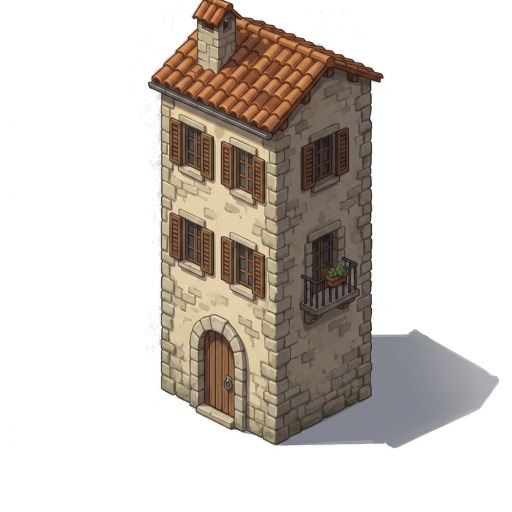
#> input picture appennino-2d-asset-factory/output/normalized/house_B.png, 1024 x 1024 px (shown at 1/2 size)
$ python build_composite.py
#> lines starting #> are read from the running program, lines starting #| are printed output that depends on the picture
"""
Native 2D Composition Builder.
Assembles a full 1920x1080 town scene entirely from the normalized 2D outputs using depth sorting
and canonical anchor coordinates (strictly without arbitrary eyeballed scaling).
"""

import json
from pathlib import Path
from PIL import Image, ImageDraw

BASE_DIR = Path(__file__).resolve().parent.parent
NORM_DIR = BASE_DIR / "output/normalized"
OUTPUT_DIR = BASE_DIR / "output"
OUTPUT_DIR.mkdir(parents=True, exist_ok=True)

SCENE_W, SCENE_H = 1920, 1080


def create_plaza_background():
    """Generates a warm cobblestone and sky gradient background for the 2D composite."""
    bg = Image.new("RGBA", (SCENE_W, SCENE_H), (240, 244, 248, 255))
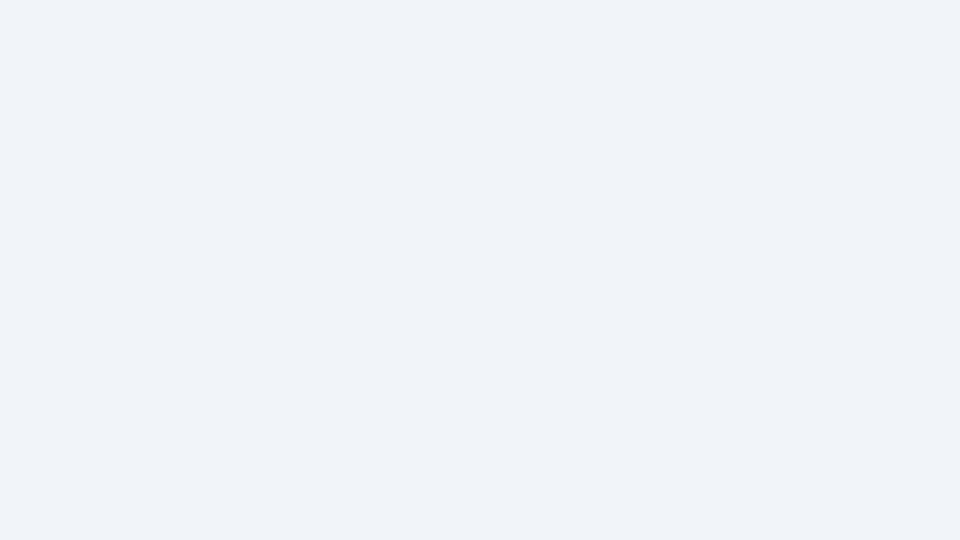
#> bg: PIL image 1920x1080 RGBA (shown at 1/2 size); mean R, G, B, A 240, 244, 248, 255
    draw = ImageDraw.Draw(bg)

    # Sky gradient at top
    for y in range(400):
        t = y / 400.0
        r = int(217 + (235 - 217) * t)
        g = int(237 + (230 - 237) * t)
        b = int(247 + (220 - 247) * t)
        draw.line([(0, y), (SCENE_W, y)], fill=(r, g, b, 255))

    # Cobblestone ground plane (Y=350 to Y=1080)
    for y in range(350, SCENE_H):
        t = (y - 350) / float(SCENE_H - 350)
        # Warm cobblestone gradient
        r = int(216 - 25 * t)
        g = int(209 - 25 * t)
        b = int(196 - 25 * t)
        draw.line([(0, y), (SCENE_W, y)], fill=(r, g, b, 255))

    # Terrace elevation dividing line (Upper terrace at Y=480, lower plaza at Y=750)
    draw.polygon([(0, 440), (820, 320), (820, 520), (0, 640)], fill=(190, 182, 168, 255))
    return bg


def build_native_composite():
    print("--> Assembling native 2D composite...")
    composite = create_plaza_background()
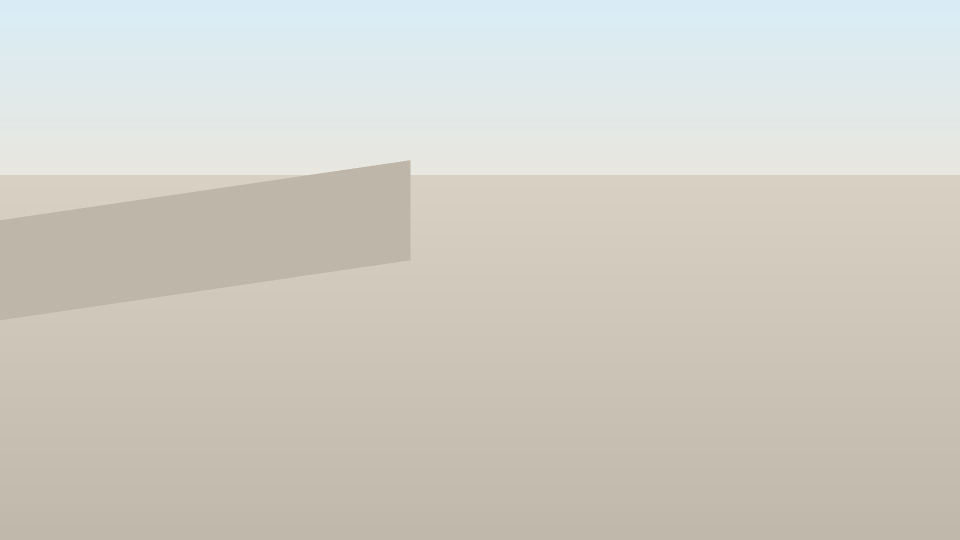
#> composite: PIL image 1920x1080 RGBA (shown at 1/2 size); mean R, G, B, A 208.2, 206.4, 197.9, 255

    # Layer stack ordered from back to front (Y-sorted)
    # Each entry: (filename, anchor_x, anchor_y, z_order)
    # Assets are pasted using their canonical anchor (512, 900) relative to placement position
    placements = [
        # Upper terrace background (far depth)
        ("house_B.png", 320, 480),     # Narrow tower on upper terrace
        ("vegetation.png", 180, 540),  # Olive tree behind wall
        ("retaining_wall.png", 420, 620), # Terrace retaining wall
        ("stairs.png", 680, 660),      # Stairs climbing from plaza to terrace

        # Midground townhouses
        ("house_A.png", 1120, 580),    # 2-floor stone house mid-right
        ("house_C.png", 1540, 720),    # Wide townhouse front-right

        # Plaza center
        ("fountain.png", 780, 860),    # Central piazza fountain

        # Foreground street furniture
        ("props.png", 1080, 940),      # Barrels, market crates, lanterns
    ]

    for filename, place_x, place_y in placements:
        asset_path = NORM_DIR / filename
        if not asset_path.exists():
            print(f"Warning: {filename} not found, skipping...")
            continue

        sprite = Image.open(asset_path)
#> sprite is the input picture: PIL image 1024x1024 RGBA; mean R, G, B, A 47.5, 41.1, 35.1, 92
        # Align canonical anchor (512, 900) to target (place_x, place_y)
        paste_x = place_x - 512
        paste_y = place_y - 900
        composite.paste(sprite, (paste_x, paste_y), sprite)
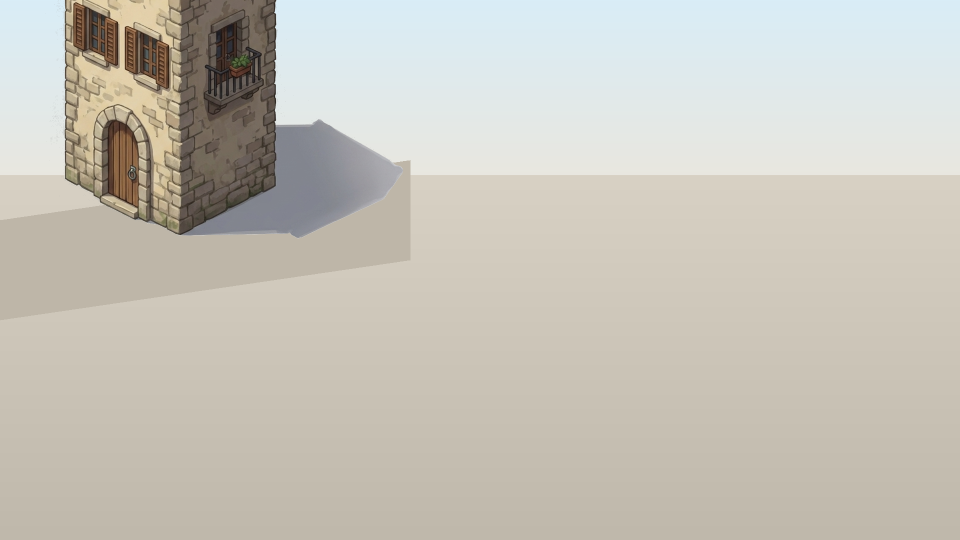
#> composite: PIL image 1920x1080 RGBA (shown at 1/2 size); mean R, G, B, A 199, 195.5, 186, 255; transparent parts drawn white
#> pass 3 of the loop in build_native_composite, `for filename, place_x, place_y in placements:`:
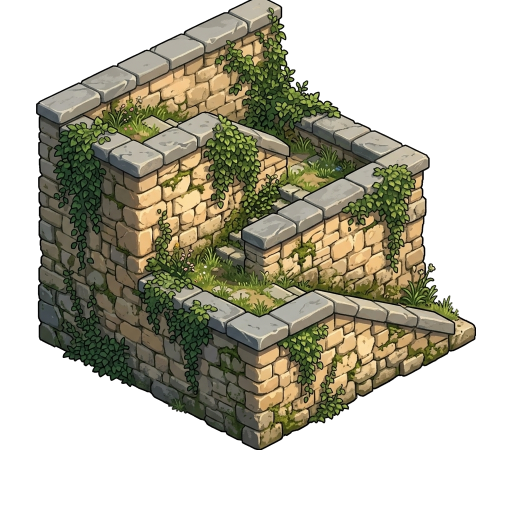
#> input picture appennino-2d-asset-factory/output/normalized/retaining_wall.png, 1024 x 1024 px (shown at 1/2 size)
#> in build_native_composite, sprite is the input picture: PIL image 1024x1024 RGBA; mean R, G, B, A 58.8, 56.2, 41, 127
#> in build_native_composite, `composite.paste(sprite, (paste_x, paste_y), sprite)`:
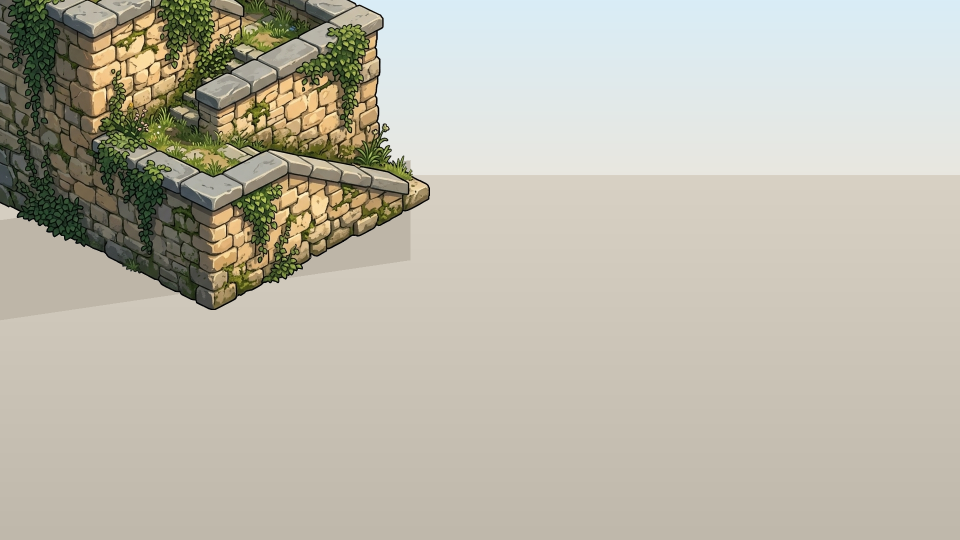
#> composite: PIL image 1920x1080 RGBA (shown at 1/2 size); mean R, G, B, A 188.8, 185.2, 171.5, 255; transparent parts drawn white
#> the loop made 4 passes; the first 3 are shown
        print(f"  Pasted {filename} at ({place_x}, {place_y})")

    out_path = OUTPUT_DIR / "native_composite.png"
    composite.save(out_path)
    print(f"--> Native composite saved to {out_path}")
    return out_path


# [48 lines left out: function build_hybrid_scene, not called in this run]


if __name__ == "__main__":
#> (the run stopped early here; a loop or call above may not have finished)
